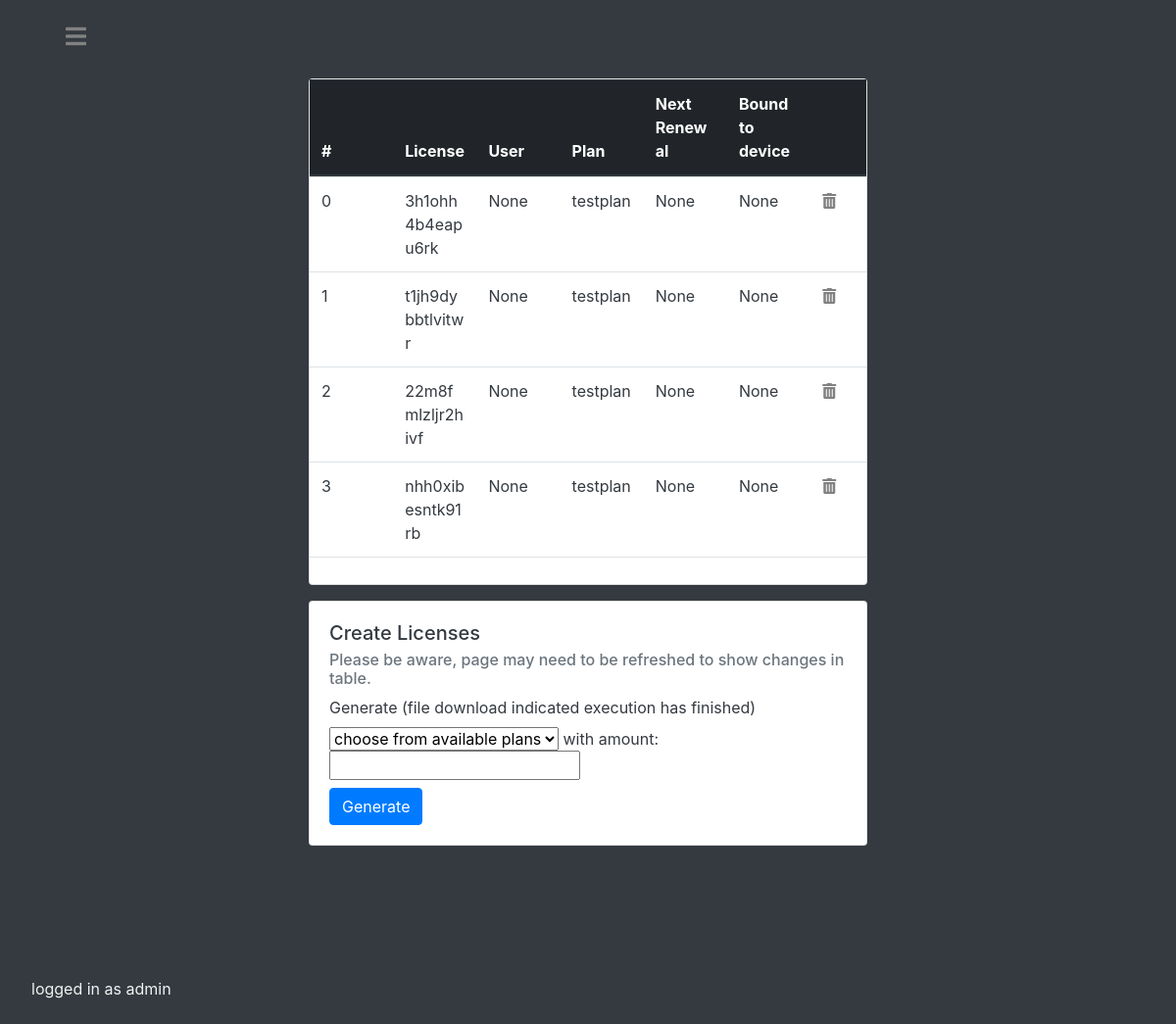
/admin/dashboard/licenses (signed in), run on an earlier commit of the app's database.
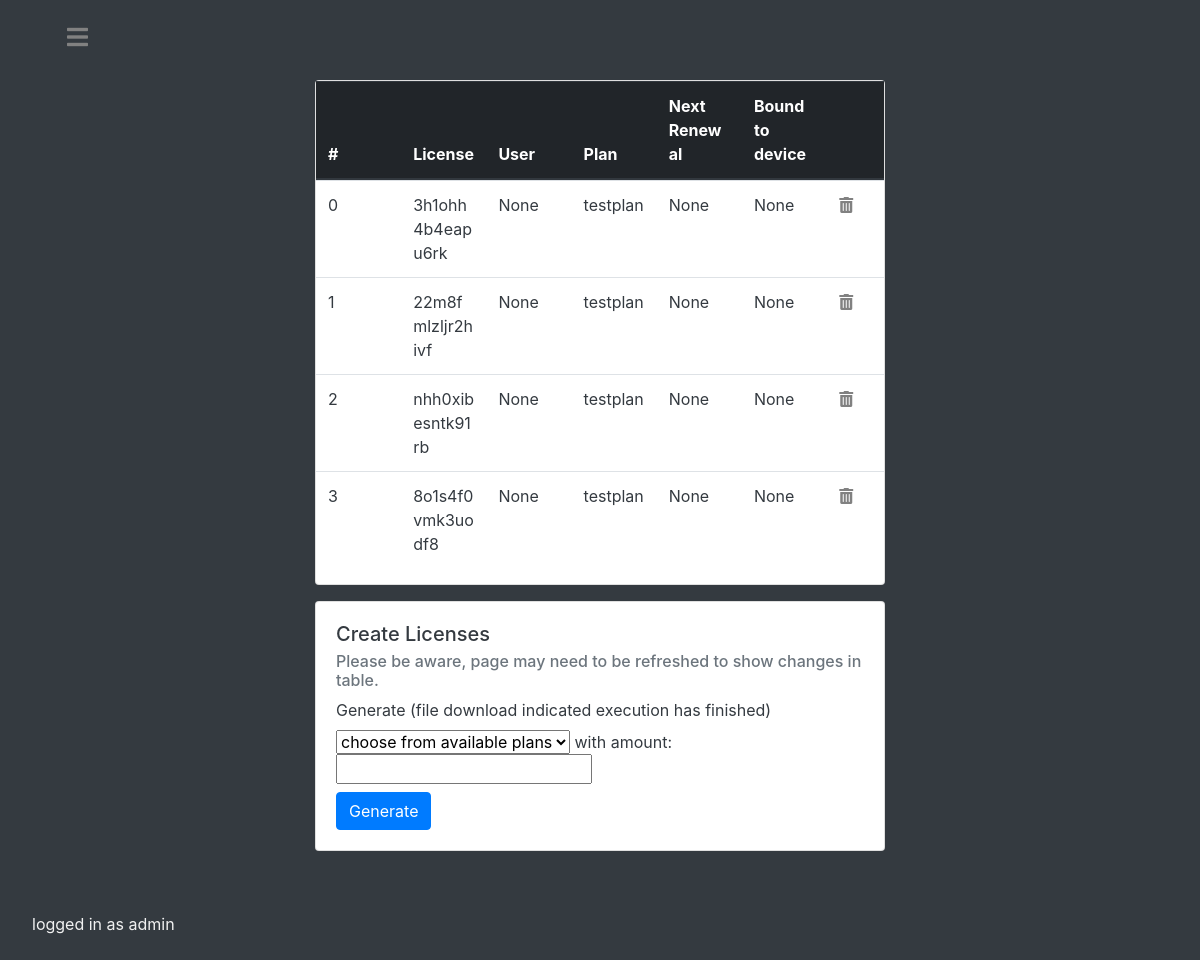
And on a later commit of the database.
### tables this page shows
CREATE TABLE users (username text PRIMARY KEY, fName text, sName text, emailAddress text, password text, admin bool);

CREATE TABLE licenses (license text PRIMARY KEY, username text, boundToUser boolean, boundToDevice boolean, HWID string, devicename string, nextrenewal string, plan string);

### main.py (the view, shortened to what this page needs)
@app.route("/admin/dashboard/licenses", methods=['GET', 'POST'])
@login_required
def adminlicenses():
    if current_user.getAdminPerms():
        db = Database()
        licenses = db.getAll('licenses')
        plans = db.getAll('plans')
        db.closeConnection()
        return render_template('adminlicenses.html',licenses=licenses, plans = plans)
    else:
        reason = f'Insufficient permissions.'
        return render_template('redirect.html', reason=reason)

### api.py (called while the page is built)
    def closeConnection(self):
        self.conn.close()
        return

    def getAll(self,dbname):
        self.c.execute(f'''SELECT * FROM {dbname}''')
        result = self.c.fetchall()
        return result

    def searchUsersByUsername(self,user):
        self.c.execute(f'''SELECT * FROM users WHERE username = ?''', (user,) )
        result = self.c.fetchone()
        return result

### main.py (called while the page is built)
@login_manager.user_loader
def load_user(username):
    dbconnection = Database()
    result = dbconnection.searchUsersByUsername(username)
    dbconnection.closeConnection()
    if result:
        if result[5] == "FALSE":
            return User(result[0], result[1], result[2], result[3], result[4])
        else:
            return AdministativeUser(result[0], result[1], result[2], result[3], result[4])
    else:
        return None

    def getAdminPerms(self):
        return self.isadmin

### templates/adminlicenses.html (shortened to what this page needs)
<!DOCTYPE html>
<html lang="en">
<head>
    <link rel="stylesheet" href="https://use.fontawesome.com/releases/v5.0.8/css/all.css">
    <link rel="stylesheet" href="https://maxcdn.bootstrapcdn.com/bootstrap/4.0.0/css/bootstrap.min.css"
>
</head>
<body class="bg-dark">
<div id="mySidenav" class="sidenav">
    <p class="footer fixed-bottom">logged in as {{ current_user.id }}</p>
</div>
<div id="main" class="container-fluid h-10 bg-dark text-white">
    <div class="col-3 text-left">
        <div class="navbarbutton"><a href="#" onclick="openNav()"><i class="fas fa-bars"></i></a></div>
    </div>
</div>
<div class="container-fluid h-80 bg-dark text-white">
    <div class="row h-90">
        <div class="col-3 text-left">
        </div>
        <div class="col-md-6 text-left justify-content-center align-items-center">
            <div class="card">
                <table id="dbtable" class="table mb-3 px-2">
                    <thead class="thead-dark">
                    <tr class="clickable">
                        <th scope="col" onclick="sortTable2(0)">#</th>
                        <th scope="col" onclick="sortTable2(1)">License</th>
                        <th scope="col" onclick="sortTable2(2)">User</th>
                        <th scope="col" onclick="sortTable2(3)">Plan</th>
                        <th scope="col" onclick="sortTable2(4)">Next Renewal</th>
                        <th scope="col" onclick="sortTable2(5)">Bound to device</th>
                        <th scope="col" width="10%"></th>
                    </tr>
                    </thead>
                    <tbody>
                    {% for value in licenses %}
                    <tr class="tbody text-dark">
                        <td scope="row ">{{ licenses.index(value) }}</td>
                        <td>{{ value[0] }}</td>
                        {% if value[1] != None %}
                        <td>@{{ value[1] }}</td>
                        {% else %}
                        <td>{{ value[1] }}</td>
                        {% endif %}
                        <td>{{ value[7] }}</td>
                        <td>{{ value[6] }}</td>
                        <td>{{ value[5] }}</td>
                        <td width="10%"><form method="post"><button  id="delete" name="delete" type="submit" class="invisblebutton" value="{{ value[0] }}"><i class="fas fa-trash-alt"></i></button></form></td>
                    </tr>
                    {% endfor %}
                    </tbody>
                </table>
            </div>
            <div class="card mt-3 text-dark">
                <div class="card-body">
                <h5 class="card-title">Create Licenses</h5>
                <h6 class="card-subtitle mb-2 text-muted">Please be aware, page may need to be refreshed to show changes in table.</h6>
                    <label for="plan-select">Generate (file download indicated execution has finished)</label>
                    <form action="" method="post">
                        <select name="plans" id="plan-select" name="plan-select">
                            <option value="">choose from available plans</option>
                        </select>
                        with amount:
                        <input type="number" name="amount">
                        <br>
                        <button type="submit" class="btn btn-primary mt-2">Generate</button>
                    </form>
              </div>
            </div>
        </div>
        <div class="col-3"></div>
    </div>
</div>
</body>
</html>

### templates/adminlicenses.html (style rules this page uses)
body,html { height:100%; }
.h-90 { height:90%; }
.h-80 { height:80%; }
.h-10 { height:10%; }
.sidenav { height: 100%; width: 0; position: fixed; z-index: 1; top: 0; left: 0; background-color: #111; overflow-x: hidden; padding-top: 60px; transition: 0.5s; }
.footer { color: #f1f1f1; padding: 8px 8px 8px 32px; white-space: nowrap; }
.navbarbutton { font-size: 150%; color: #E5D4C0; position: fixed; }
.navbarbutton a { padding: 8px 8px 8px 32px; color: #818181; transition: 0.3s; }
.navbarbutton a:link { color: #818181; }
.invisblebutton { background: none!important; border: none; padding: 0!important; font-family: arial, sans-serif; color: #818181; text-decoration: underline; cursor: pointer; }
.clickable { cursor: pointer; }
table { width: 100%; }
thead, tbody tr { display: table; width: 100%; table-layout: fixed; }
tbody { display: block; overflow-y: auto; table-layout: fixed; max-height: 400px; }
#main { transition: margin-left .5s; padding: 20px; }

What changed in the data, as far as the page shows it:
removed licenses: index "1", license "t1jh9dybbtlvitwr", value "None", plan "testplan"
computed for licenses "22m8fmlzljr2hivf": index "2" → "1"
computed for licenses "nhh0xibesntk91rb": index "3" → "2"
now on this page (row unchanged): licenses: index "3", license "8o1s4f0vmk3uodf8", value "None", plan "testplan"
